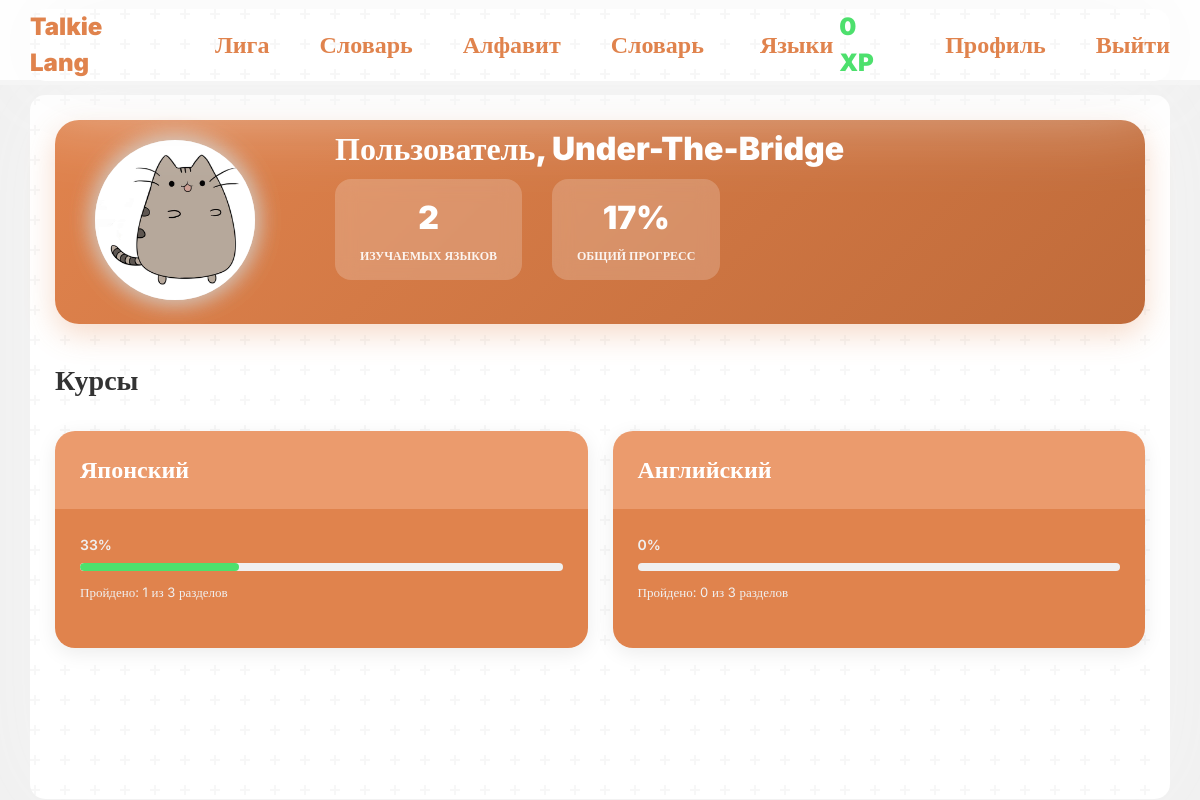
Screenshot of /profile/index.php?user=Under-The-Bridge (signed in) with the database file from the repository.
### tables this page shows
CREATE TABLE `users` (
  `user_id` int NOT NULL,
  `user_login` text NOT NULL,
  `user_email` text NOT NULL,
  `user_password` text NOT NULL,
  `user_pfp` text,
  `user_role` enum('user','admin') NOT NULL DEFAULT 'user',
  `user_banned` tinyint(1) NOT NULL DEFAULT '0',
  `user_weekly_xp` int NOT NULL DEFAULT '0',
  `user_league` int NOT NULL DEFAULT '1'
);

CREATE TABLE `user_lang_progress` (
  `id` int NOT NULL,
  `user_id` int NOT NULL,
  `lang_id` int NOT NULL,
  `progress` int NOT NULL DEFAULT '0'
);

CREATE TABLE `langs` (
  `lang_id` int NOT NULL,
  `lang_name` text NOT NULL
);

### profile/index.php (the view, shortened to what this page needs)
<?php
require "../connection-db.php";
$myAcc = true;
$id = $_SESSION["id"];
$sql = "SELECT * FROM users WHERE user_id = $id";
if (isset($_GET["user"])) {
    $name = $_GET["user"];
    $id = mysqli_fetch_assoc(mysqli_query($conn, "select * from users join leagues on leagues.league_id = users.user_league where user_login = '$name'"))["user_id"];
    $myAcc = false;
    $sql = "SELECT * FROM users WHERE user_login = '$name'";
}
$user = mysqli_fetch_assoc(mysqli_query($conn, $sql));
$progresses = mysqli_fetch_all(mysqli_query($conn, "SELECT * FROM user_lang_progress JOIN langs ON langs.lang_id = user_lang_progress.lang_id WHERE user_id = $id"), MYSQLI_ASSOC);
$totalLessons = 0;
$totalProgress = 0;
foreach ($progresses as $progress) {
    $lessonsCount = mysqli_fetch_assoc(mysqli_query($conn, "SELECT COUNT(*) as count FROM lesson WHERE lesson_language = " . $progress["lang_id"]))['count'];
    $totalLessons += $lessonsCount;
    $totalProgress += $progress['progress'];
}
$overallProgress = $totalLessons > 0 ? round(100 * $totalProgress / $totalLessons) : 0;
?>
<!DOCTYPE html>
<html lang="ru">
<?php include "../components/head.php"; ?>
<body>
    <?php include "../components/header.php"; ?>
    <main class="container">
        <div class="welcome-banner <?php if (!$myAcc) echo "d-flex pb-4" ?>">
            <div class="profile-info-wrapper" <?php if (!$myAcc) echo "style='display:flex'"; ?>>
                <div class="profile-part d-flex">
                    <div class="pfp">
                        <?php if ($myAcc): ?>
                            <div class="dropdown">
                                <?php if (empty($user["user_pfp"])): ?>
                                    <div class="empty-pfp" data-bs-toggle="dropdown"><?= $user["user_login"][0] ?></div>
                                <?php else: ?>
                                    <img class="pfp" src="/images/<?= $user["user_pfp"] ?>" alt="">
                                <?php endif; ?>
                                <ul class="dropdown-menu">
                                    <li>
                                        <form action="edit.php" method="post" enctype="multipart/form-data">
                                            <label for="pfp" class="dropdown-item">Добавить фото</label>
                                            <input type="file" class="dropdown-item" id="pfp" name="pfp" hidden>
                                        </form>
                                    </li>
                                    <li><a class="dropdown-item" href="edit.php?clear">Очистить аватарку</a></li>
                                </ul>
                            </div>
                        <?php else: ?>
                            <?php if (empty($user["user_pfp"])): ?>
                                <div class="empty-pfp"><?= $user["user_login"][0] ?></div>
                            <?php else: ?>
                                <img class="pfp" src="/images/<?= $user["user_pfp"] ?>" alt="">
                            <?php endif; ?>
                        <?php endif; ?>
                    </div>
                </div>
                <div class="welcome-content" <?php if (!$myAcc) echo "style='flex-direction:column; justify-content:center; gap:0px; align-items:start;'" ?>>
                    <div class="welcome-text">
                        <?php if ($myAcc): ?>
                            <h1>С возвращением, <?= htmlspecialchars($user["user_login"]) ?>!</h1>
                            <p>Продолжай изучать языки и достигать новых вершин</p>
                        <?php else: ?>
                            <h1>Пользователь, <?= htmlspecialchars($user["user_login"]) ?></h1>
                        <?php endif; ?>
                    </div>
                    <div class="welcome-stats">
                        <div class="stat-card">
                            <div class="stat-value"><?= count($progresses) ?></div>
                            <div class="stat-label">Изучаемых языков</div>
                        </div>
                        <div class="stat-card">
                            <div class="stat-value"><?= $overallProgress ?>%</div>
                            <div class="stat-label">Общий прогресс</div>
                        </div>
                    </div>
                </div>
            </div>
        </div>
        <div class="languages-section">
            <div class="section-header">
                <?php if ($myAcc): ?>
                    <h2>Мои курсы</h2>
                <?php else: ?>
                    <h2>Курсы</h2>
                <?php endif; ?>
            </div>
            <?php if (count($progresses) != 0): ?>
                <div class="languages-grid">
                    <?php foreach ($progresses as $progress):
                        $lessonsCount = mysqli_fetch_assoc(mysqli_query($conn, "SELECT COUNT(*) as count FROM lesson WHERE lesson_language = " . $progress["lang_id"]))['count'];
                        $percent = $lessonsCount > 0 ? round(100 * $progress['progress'] / $lessonsCount) : 0;
                        ?>
                        <div class="lang-card">
                            <div class="lang-card-header">
                                <h3 class="lang-name"><?= $progress["lang_name"] ?></h3>
                            </div>
                            <div class="lang-card-body">
                                <div class="progress-stats">
                                    <div class="progress-percent"><?= $percent ?>%</div>
                                    <div class="progress-bar-custom">
                                        <div class="progress-fill" style="width: <?= $percent ?>%; background: var(--green-color);"></div>
                                    </div>
                                    <div class="progress-details">
                                        <span>Пройдено: <?= $progress['progress'] ?> из <?= $lessonsCount ?> разделов</span>
                                    </div>
                                </div>
                            </div>
                        </div>
                    <?php endforeach; ?>
                </div>
            <?php endif; ?>
        </div>
    </main>
</body>
</html>

### components/header.php (shortened to what this page needs)
<header>
    <div class="nav-bar">
        <div class="container header">
            <div>
                <a class="header-btns" href="/?lang=<?= $_SESSION["lang"] ?>">Talkie Lang</a>
                <a class="header-btns" href="/league">Лига</a>
                <?php if (!isset($_SESSION["lang"])): ?>
                    <a class="header-btns" href="/dictionary">Словарь</a>
                <?php endif; ?>
                <a class="header-btns" href="/letters">Алфавит</a>
                <a class="header-btns" href="/dictionary">Словарь</a>
                <div class="dropdown">
                    <button class="header-btns" type="button" data-bs-toggle="dropdown" aria-expanded="false">
                        Языки
                    </button>
                </div>
            </div>
            <div>
                <?php if (!isset($_SESSION["id"])): ?>
                    <a class="header-btns" href="/welcome/">Вход</a>
                    <a class="header-btns" href="/register/">Регистрация</a>
                <?php else: ?>
                    <p class="xp"><?= $user["user_weekly_xp"] ?> XP</p>
                    <a class="header-btns" href="/profile/">Профиль</a>
                    <a class="header-btns" href="/logout.php">Выйти</a>
                <?php endif; ?>
            </div>
        </div>
    </div>
</header>

### css/style.css (style rules this page uses)
* { transition: 0.15s ease-out; }
:root { --main-color: #e0834d; --main-color-shadow: #c06b3a; --main-color-light: rgb(235, 155, 109); --green-color: #4de06d; --green-color-shadow: #2db64b; --red-color: #e0524d; --red-color-shadow: #b6362d; --bg-color: #0f0f0f; --bg-secondary: #1a1a1a; --gray-color: #a38a7a; --gray-color-light: #d3c2b6; }
body { font-family: inter; }
p { margin: 0; }
body { background: #f0f0f0; }
.container { min-height: 88vh; box-shadow: 0px 0px 100px #f5f5f5; margin-top: 10px; border-radius: 15px; padding-left: 25px; padding-right: 25px; background-color: white; }
header { height: 85px; }
.nav-bar { width: 100%; position: fixed; height: 85px; display: flex; justify-content: center; align-items: center; box-sizing: border-box; border-bottom: 5px solid #f5f5f5; background-color: white; z-index: 10; }
.container.header { min-height: 0; padding: 0; display: flex; justify-content: space-between; align-items: center; }
.nav-bar>div div { display: flex; align-items: center; gap: 50px; }
.header-btns { transition: 0.2s ease-out; color: var(--main-color); text-decoration: none; font-weight: 900; font-size: 24px; border: none; background: none; }
main { padding: 25px 0; }
.xp { color: var(--green-color); text-decoration: none; font-weight: 900; font-size: 24px; }
.welcome-banner { background: linear-gradient(135deg, var(--main-color) 0%, var(--main-color-shadow) 100%); border-radius: 24px; margin-bottom: 40px; box-shadow: 0 10px 30px rgba(224, 131, 77, 0.3); }
.welcome-content { padding: 10px 40px 20px 40px; display: flex; justify-content: space-between; align-items: center; flex-wrap: wrap; gap: 30px; }
.welcome-text h1 { color: white; font-size: 32px; font-weight: 900; margin-bottom: 10px; }
.welcome-stats { display: flex; gap: 30px; }
.stat-card { text-align: center; background: rgba(255, 255, 255, 0.2); backdrop-filter: blur(10px); padding: 15px 25px; border-radius: 16px; min-width: 100px; }
.stat-value { color: white; font-size: 32px; font-weight: 900; margin-bottom: 5px; }
.stat-label { color: rgba(255, 255, 255, 0.9); font-size: 12px; font-weight: 600; text-transform: uppercase; }
.languages-section { margin-bottom: 40px; }
.section-header { display: flex; justify-content: space-between; align-items: center; margin-bottom: 25px; flex-wrap: wrap; gap: 15px; }
.section-header h2 { font-size: 28px; font-weight: 900; color: #333; }
.languages-grid { display: grid; grid-template-columns: repeat(auto-fill, minmax(350px, 1fr)); gap: 25px; }
.lang-card { background: white; border-radius: 20px; overflow: hidden; box-shadow: 0 5px 20px rgba(0, 0, 0, 0.08); transition: all 0.3s; }
.lang-card-header { background: var(--main-color-light); padding: 25px; position: relative; display: flex; align-items: center; gap: 15px; }
.lang-name { color: white; font-size: 24px; font-weight: 900; margin: 0; }
.lang-card-body { background-color: var(--main-color); padding: 25px; }
.progress-stats { background-color: var(--main-color); margin-bottom: 20px; }
.progress-percent { font-size: 14px; color: #f0f0f0; margin-bottom: 8px; font-weight: 600; }
.progress-bar-custom { height: 8px; background: #f0f0f0; border-radius: 10px; overflow: hidden; margin-bottom: 12px; }
.progress-fill { height: 100%; border-radius: 10px; transition: width 0.5s ease; }
.progress-details { font-size: 13px; color: #f0f0f0; }
.pfp { border-radius: 100%; box-shadow: 0px 0px 25px var(--gray-color-light); width: 20vh; aspect-ratio: 1/1; background-color: white; }
.profile-part { padding: 20px 40px 0px 40px; border-radius: 24px 24px 0px 0px; }
img.pfp { width: 100%; aspect-ratio: 1/1; }

### profile/index.php (style rules this page uses)
.profile-info-wrapper { width: 100%; }
.profile-part { display: flex; gap: 30px; align-items: flex-start; padding: 20px 40px 0px 40px; border-radius: 24px 24px 0px 0px; }

### rows the page displays
users: user_weekly_xp "0", user_pfp (picture), user_login "Under-The-Bridge"
user_lang_progress: lang.lang_name "Японский", percent "33", progress "1", lessonsCount "3"
user_lang_progress: lang.lang_name "Английский", progress "0", lessonsCount "3"

### other values shown
count($progresses) "2"
$overallProgress "17"
